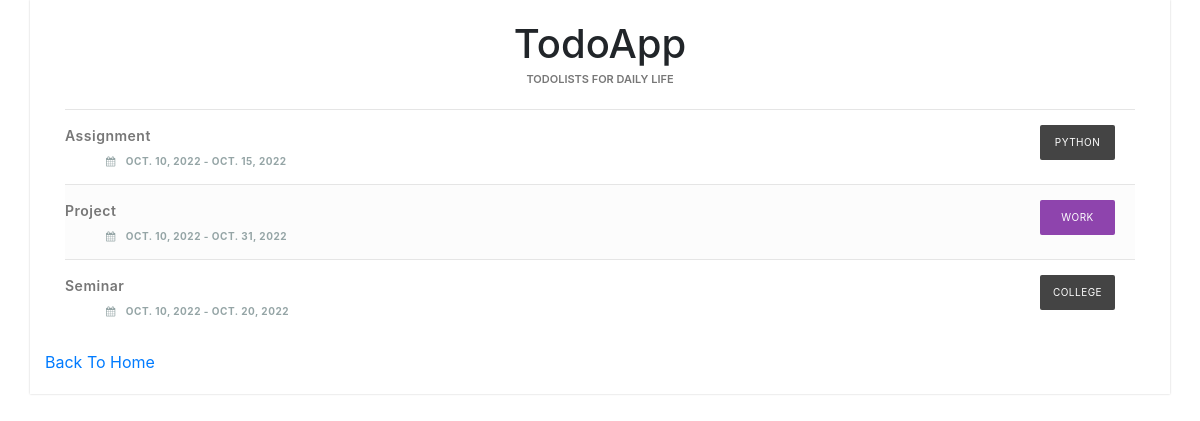
Page /completed on the committed database.
### todolist/models.py (models this page shows, shortened)
class TodoList(models.Model):
    title = models.CharField(max_length=100)
    content = models.TextField(max_length=250)
    created = models.DateField(default=timezone.now().strftime("%Y-%m-%d"))
    due_date = models.DateField(default=timezone.now().strftime("%Y-%m-%d"))
    category = models.ForeignKey(Category, default="general", on_delete=models.CASCADE)
    completed = models.CharField(max_length=100, default="0")
    class Meta:
        ordering = ['-created']

class Category(models.Model):
    name = models.CharField(max_length=50)
    class Meta:
        verbose_name = ("Category")
        verbose_name_plural = ("Categories")
    def __str__(self):
        return self.name

### todolist/views.py (the view)
# urls.py: path('completed', completed, name='completed'),
def completed(request):
    todos = TodoList.objects.filter(completed="1")
    cats = Category.objects.all()
    return render(request, "completed.html", {"todos":todos, "categories": cats})

### templates/completed.html (shortened to what this page needs)
<!DOCTYPE html>
<html >
<head>
  {% load static %}
  <link rel="stylesheet" href="https://maxcdn.bootstrapcdn.com/bootstrap/4.0.0-beta/css/bootstrap.min.css">
  <link rel="stylesheet" type="text/css" href="https://maxcdn.bootstrapcdn.com/font-awesome/4.7.0/css/font-awesome.min.css">
</head>
<body>
<div django-app="TaskManager">
    <div class="container">
            <div class="content">
            <h1>TodoApp</h1>
            <p class="tagline">TodoLists for Daily Life</p>
            <form action="" method="post">
            <ul class="taskList">
            {% for todo in todos %}
                <li class="taskItem">
                    <label><span class="complete-">{{ todo.title }}</span></label>
                    <span class="category-{{ todo.category }}">{{ todo.category }}</span>
                    <strong class="taskDate"><i class="fa fa-calendar"></i>{{ todo.created }} - {{ todo.due_date }}</strong>
                </li>
            {% endfor %}
            </ul>
                <a href="/todolist">Back To Home</a>
            </form>
            </div>
 </div>
</div>
</body>
</html>

### templates/completed.html (style rules this page uses)
*, *:before, *:after { -webkit-box-sizing: border-box; -moz-box-sizing: border-box; box-sizing: border-box; }
html { font-size: 100%; }
body { background: #b1f6cb; font-family: 'Open Sans',sans-serif; }
.container { width: 600px; margin: 0 auto; background: #ffffff; padding: 20px 0; -webkit-box-shadow: 0 0 2px rgba(0,0,0,0.2); box-shadow: 0 0 2px rgba(0,0,0,0.2); }
.content { background: #fff; }
h1 { font-family: 'Rokkitt', sans-serif; color: #666; text-align: center; font-weight: 400; margin: 0; }
.tagline { margin-top: -10px; text-align: center; padding: 5px 20px; font-size: 11px; font-weight: 600; text-transform: uppercase; color: #777; }
.taskList { list-style: none; padding: 0 20px; }
.taskItem { border-top: 1px solid #e5e5e5; padding: 15px 0; color: #777; font-weight: 600; font-size: 14px; letter-spacing: 0.5px; }
.taskList .taskItem:nth-child(even) { background: #fcfcfc; }
.taskList .taskDate { color: #95a5a6; font-size: 10px; font-weight: bold; text-transform: uppercase; display: block; margin-left: 41px; }
.fa-calendar { margin-right: 10px; font-size: 16px; }
[class*='category-'] { display: inline-block; font-size: 10px; background: #444; vertical-align: middle; color: #fff; padding: 10px; width: 75px; text-align: center; border-radius: 2px; float: right; font-weight: normal; text-transform: uppercase; margin-right: 20px; }
.category-Work { background: #8e44ad; }

### rows in the picture
TodoList: title "Assignment", category "PYTHON", created "OCT. 10, 2022", due_date "OCT. 15, 2022"
TodoList: title "Project", category "WORK", created "OCT. 10, 2022", due_date "OCT. 31, 2022"
TodoList: title "Seminar", category "COLLEGE", created "OCT. 10, 2022", due_date "OCT. 20, 2022"
